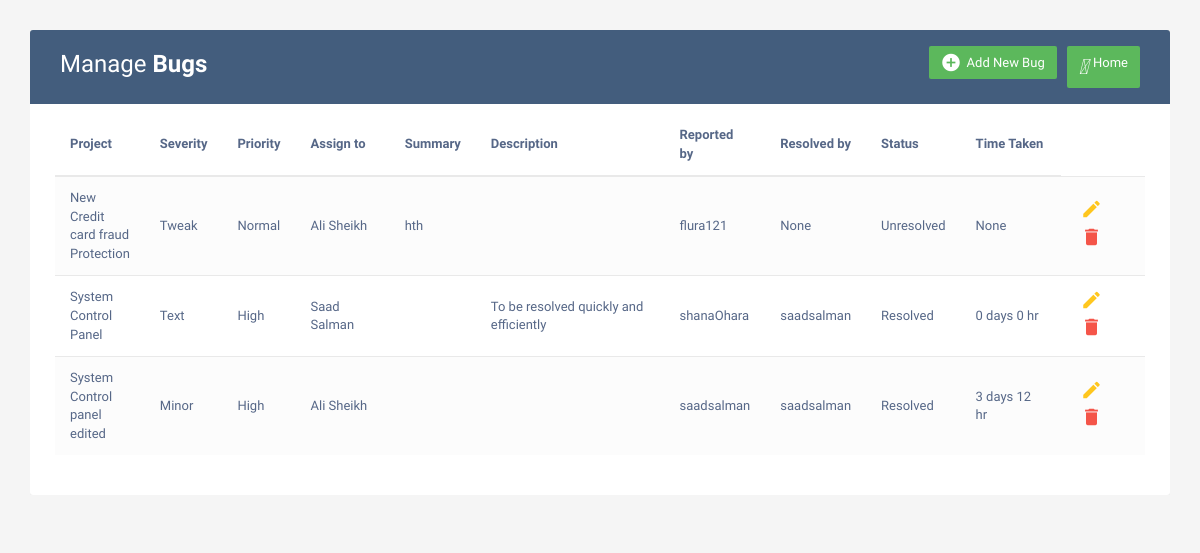
Screenshot of /bugs (signed in) with the database file from the repository.
### home/models.py (models this page shows, shortened)
class Bug(models.Model):
    project = models.CharField(max_length=122,null=True)
    Severity = models.CharField(max_length=122,null=True)
    Priority = models.CharField(max_length=122,null=True)
    Assign = models.CharField(max_length=122,null=True)
    Summary = models.TextField(null=True)
    Desc = models.TextField(null=True)
    date = models.DateField()
    Image = models.FileField(upload_to='file')
    status = models.CharField(max_length=50,default='Unresolved')
    created = models.DateTimeField(auto_now_add = True)
    ended = models.DateField(null=True,blank=True)
    timetaken = models.CharField(max_length=50,null=True,blank=True)
    reportedby = models.CharField(max_length=50)
    resolvedby = models.CharField(max_length=100,blank=True,null=True)

### home/views.py (the view)
# urls.py: path('bugs',views.bugs,name='Bugs'),
@login_required
def bugs(request):
    my_data = Bug.objects.all().order_by('created')
    reversed_data = my_data.reverse()  # Reverse the order
    return render(request, 'bugs.html', {'reversed_data': reversed_data})

### templates/bugs.html (shortened to what this page needs)
<!DOCTYPE html>
<html lang="en">
<head>
<link rel="stylesheet" href="https://maxcdn.bootstrapcdn.com/font-awesome/4.7.0/css/font-awesome.min.css">
<link rel="stylesheet" href="https://maxcdn.bootstrapcdn.com/bootstrap/3.3.7/css/bootstrap.min.css">
</head>
<body>
    <div class="container">
        <div class="table-responsive">
            <div class="table-wrapper">
                <div class="table-title">
                    <div class="row">
                        <div class="col-xs-6">
                            <h2>Manage <b>Bugs</b></h2>
                        </div>
                        <div class="col-xs-6">
                            <a href="/back" class="btn btn-success" data-toggle="modal"><i>&#xE147;</i> <span>Home</span></a>
                            <a href="/addbug" class="btn btn-success" data-toggle="modal"><i class="material-icons">&#xE147;</i> <span>Add New Bug</span></a>
                        </div>
                    </div>
                </div>
                <table class="table table-striped table-hover">
                    <thead>
                        <tr>
                            <th>Project</th>
                            <th>Severity</th>
                            <th>Priority</th>
                            <th>Assign to</th>
                            <th>Summary</th>
                            <th>Description</th>
                            <th>Reported by</th>
                            <th>Resolved by</th>
							<th>Status</th>
							<th>Time Taken</th>
                        </tr>
                    </thead>
                    <tbody>
                        {% for item in reversed_data %}
                        <tr>
                            <td> {{item.project}} </td>
                            <td> {{item.Severity}} </td>
                            <td> {{item.Priority}} </td>
                            <td> {{item.Assign}} </td>
                            <td> {{item.Summary}} </td>
                            <td> {{item.Desc}} </td>
							<td> {{item.reportedby}} </td>
							<td> {{item.resolvedby}} </td>
							<td> {{item.status}} </td>
							<td> {{item.timetaken}} </td>
                            <td>
                                <a href="/editbug/{{item.id}}" class="edit" data-toggle="modal"><i class="material-icons" data-toggle="tooltip" title="Edit">&#xE254;</i></a>
                                <a href="/deletebug/{{item.id}}" onclick="return confirm('Are you sure you want to delete this item?');" class="delete" data-toggle="modal"><i class="material-icons" data-toggle="tooltip" title="Delete">&#xE872;</i></a>
                            </td>
                        </tr>
                        {% endfor %}
                    </tbody>
                </table>
            </div>
        </div>
    </div>
</body>

### templates/bugs.html (style rules this page uses)
body { color: #566787; background: #f5f5f5; font-family: 'Varela Round', sans-serif; font-size: 13px; }
.table-responsive { margin: 30px 0; }
.table-wrapper { min-width: 1000px; background: #fff; padding: 20px 25px; border-radius: 3px; box-shadow: 0 1px 1px rgba(0,0,0,.05); }
.table-title { padding-bottom: 15px; background: #435d7d; color: #fff; padding: 16px 30px; margin: -20px -25px 10px; border-radius: 3px 3px 0 0; }
.table-title h2 { margin: 5px 0 0; font-size: 24px; }
.table-title .btn { color: #fff; float: right; font-size: 13px; border: none; min-width: 50px; border-radius: 2px; border: none; outline: none !important; margin-left: 10px; }
.table-title .btn i { float: left; font-size: 21px; margin-right: 5px; }
.table-title .btn span { float: left; margin-top: 2px; }
table.table tr th, table.table tr td { border-color: #e9e9e9; padding: 12px 15px; vertical-align: middle; }
table.table tr th:first-child { width: 60px; }
table.table tr th:last-child { width: 100px; }
table.table-striped tbody tr:nth-of-type(odd) { background-color: #fcfcfc; }
table.table td:last-child i { opacity: 0.9; font-size: 22px; margin: 0 5px; }
table.table td a { font-weight: bold; color: #566787; display: inline-block; text-decoration: none; outline: none !important; }
table.table td a.edit { color: #FFC107; }
table.table td a.delete { color: #F44336; }
table.table td i { font-size: 19px; }

### rows the page displays
Bug: project "New Credit card fraud Protection", Severity "Tweak", Priority "Normal", Assign "Ali Sheikh", Summary "hth", reportedby "flura121", resolvedby "None", status "Unresolved", timetaken "None"
Bug: project "System Control Panel", Severity "Text", Priority "High", Assign "Saad Salman", Desc "To be resolved quickly and efficiently", reportedby "shanaOhara", resolvedby "saadsalman", status "Resolved", timetaken "0 days 0 hr"
Bug: project "System Control panel edited", Severity "Minor", Priority "High", Assign "Ali Sheikh", reportedby "saadsalman", resolvedby "saadsalman", status "Resolved", timetaken "3 days 12 hr"
